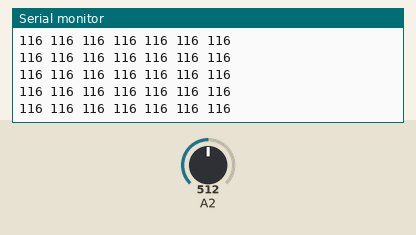
A sketch run on a simulated Arduino Mega 2560, built with avr-gcc and run on an emulated ATmega2560. Parts: the last lines printed to the serial monitor. Inputs (shaded band) come from the test bench; at power-on: A2 = 512.

Above: at 1.2 s.
1.3 s: A2 set to 457
At 1.9 s:
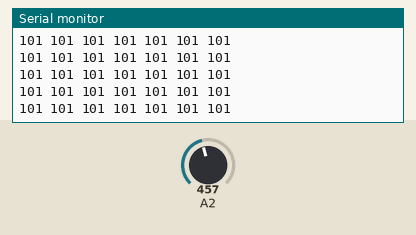
4.3 s: A2 set to 436
At 4.8 s:
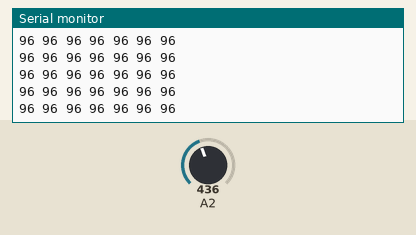
13.3 s: A2 set to 126
At 13.8 s:
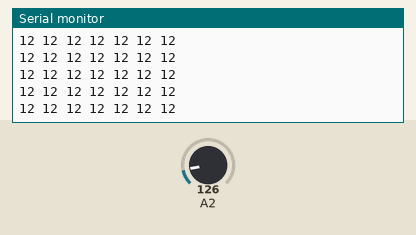
14.8 s: A2 set to 112
At 15.3 s:
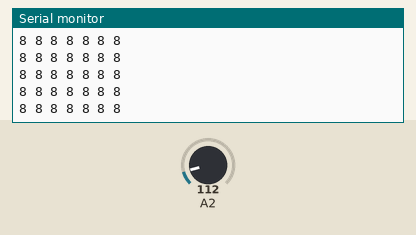
Timing chart, 0 to 17.3 s (numbered marks = the images above; inputs shaded):
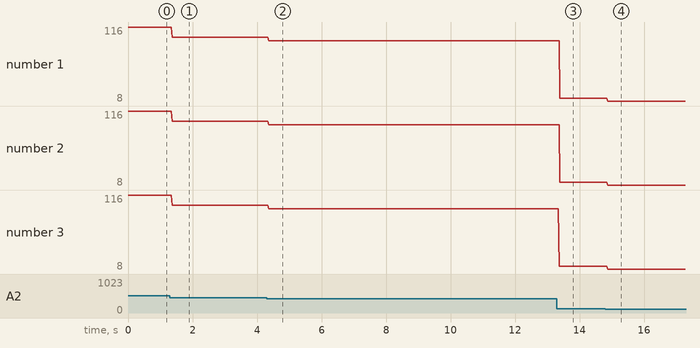

The sketch:

Gizmo_Code_v2.ino
```cpp
// Declaring variables
int strobePin = 30;
int resetPin = 32;
int outPin = 50;
int spectrumValue[7]; // array to store frequency bands

// MSGEQ7 OUT pin produces values around 50-80
// when there is no input, so use this value to
// filter out a lot of the chaff.
int filterValue = 80;

void setup() {
  // Setup Serial Monitor
  Serial.begin(9600);

  // Define pin modes
  pinMode(strobePin, OUTPUT);
  pinMode(resetPin, OUTPUT);
  pinMode(outPin, INPUT);

  // Set analogPin's reference voltage
  analogReference(DEFAULT); // 5V

  // Set startup values for pins
  digitalWrite(resetPin, LOW);
  digitalWrite(strobePin, HIGH);
}

void loop() {
  // Set reset pin low to enable strobe
  digitalWrite(resetPin, HIGH);
  digitalWrite(resetPin, LOW);

  // Get all 7 spectrum values from the MSGEQ7
  for (int i = 0; i < 7; i++)
  {
    digitalWrite(strobePin, LOW);
    delayMicroseconds(30); // Allow output to settle

    spectrumValue[i] = analogRead(outPin);

    // Constrain any value above 1023 or below filterValue
    spectrumValue[i] = constrain(spectrumValue[i], filterValue, 1023);

    // Remap the value to a number between 0 and 255
    spectrumValue[i] = map(spectrumValue[i], filterValue, 1023, 0, 255);

    // Remove serial stuff after debugging
    Serial.print(spectrumValue[i]);
    Serial.print(" ");
    digitalWrite(strobePin, HIGH);
   }

   Serial.println();
}
```

Measured:
- after the input at 1.3 s, the serial monitor: prints a new line after 0.07 s (image 1)
- after the input at 4.3 s, the serial monitor: prints a new line after 0.07 s (image 2)
- after the input at 13.3 s, the serial monitor: prints a new line after 0.06 s (image 3)
- after the input at 14.8 s, the serial monitor: prints a new line after 0.07 s (image 4)
- plotted number 1: 116 → 101 after the input at 1.3 s, 101 → 96 after the input at 4.3 s, 96 → 12 after the input at 13.3 s, 12 → 8 after the input at 14.8 s
- plotted number 2: 116 → 101 after the input at 1.3 s, 101 → 96 after the input at 4.3 s, 96 → 12 after the input at 13.3 s, 12 → 8 after the input at 14.8 s
- plotted number 3: 116 → 101 after the input at 1.3 s, 101 → 96 after the input at 4.3 s, 96 → 12 after the input at 13.3 s, 12 → 8 after the input at 14.8 s
